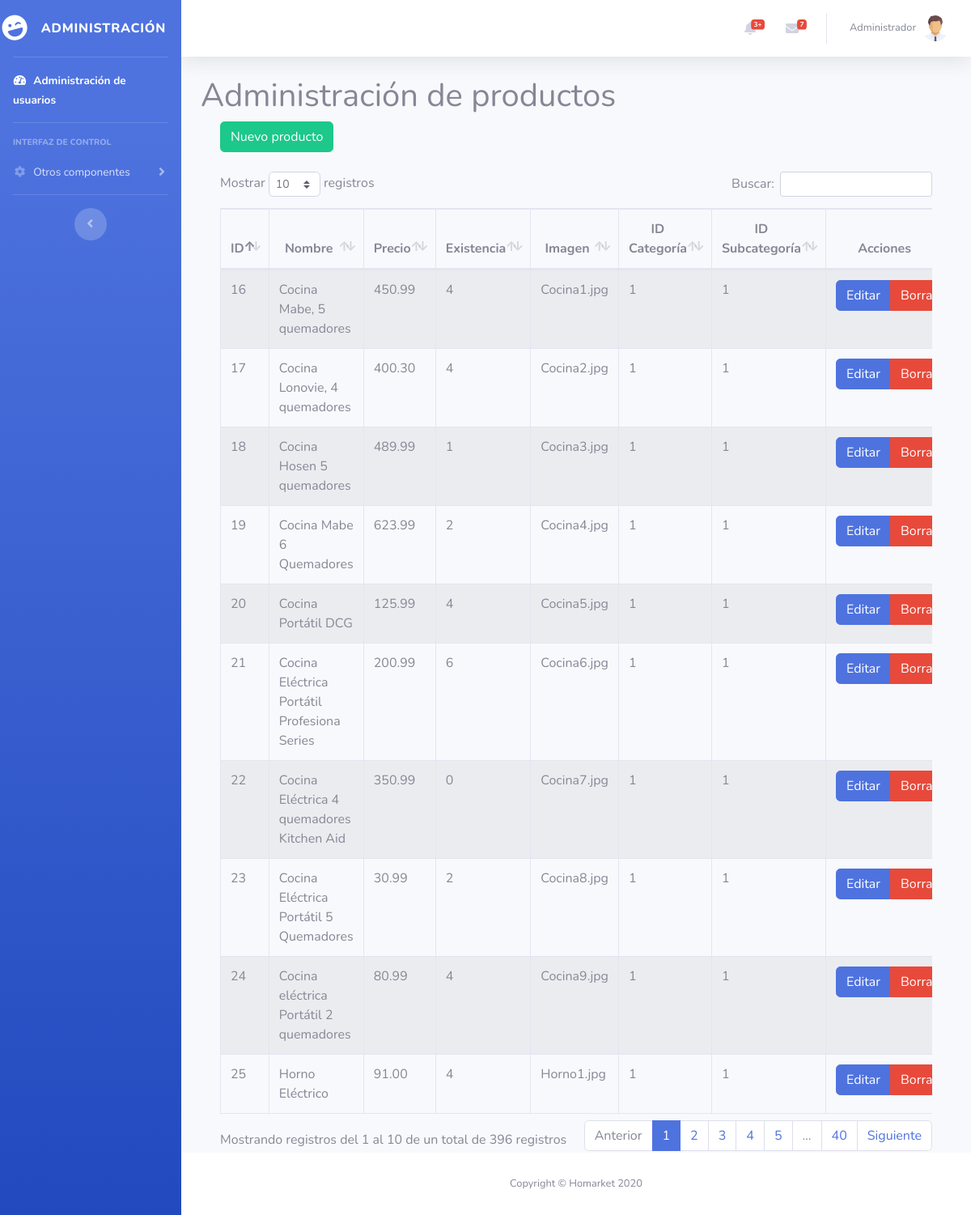
/buttons.php, run on the app's committed database.
### tables this page shows
CREATE TABLE `productos` (
  `id` int(11) NOT NULL,
  `nombre` varchar(50) NOT NULL,
  `precio` decimal(5,2) NOT NULL,
  `existencia` int(5) NOT NULL,
  `imagen` varchar(60) NOT NULL,
  `id_categoria` int(11) NOT NULL,
  `id_subcategoria` int(5) NOT NULL
);

### buttons.php (the view, shortened to what this page needs)
<?php require_once "vistas/parte_superior.php"?>
<div class="container">
    <h1>Administración de productos</h1>
 <?php
$objeto = new Conexion();
$conexion = $objeto->Conectar();
$consulta = "SELECT id, nombre, precio, existencia, imagen, id_categoria, id_subcategoria FROM productos";
$resultado = $conexion->prepare($consulta);
$resultado->execute();
$data=$resultado->fetchAll(PDO::FETCH_ASSOC);
?>
<div class="container">
        <div class="row">
            <div class="col-lg-12">
            <button id="btnNuevo" type="button" class="btn btn-success" data-toggle="modal">Nuevo producto</button>
            </div>
        </div>
    </div>
    <br>
<div class="container">
        <div class="row">
                <div class="col-lg-12">
                    <div class="table-responsive">
                        <table id="tablaProductos" class="table table-striped table-bordered table-condensed" style="width:100%">
                        <thead class="text-center">
                            <tr>
                                <th>ID</th>
                                <th>Nombre</th>
                                <th>Precio</th>
                                <th>Existencia</th>
                                <th>Imagen</th>
                                <th>ID Categoría</th>
                                <th>ID Subcategoría</th>
                                <th>Acciones</th>
                            </tr>
                        </thead>
                        <tbody>
                            <?php
                            foreach($data as $dat) {
                            ?>
                            <tr>
                                <td><?php echo $dat['id'] ?></td>
                                <td><?php echo $dat['nombre'] ?></td>
                                <td><?php echo $dat['precio'] ?></td>
                                <td><?php echo $dat['existencia'] ?></td>
                                <td><?php echo $dat['imagen'] ?></td>
                                <td><?php echo $dat['id_categoria'] ?></td>
                                <td><?php echo $dat['id_subcategoria'] ?></td>
                                <td></td>
                            </tr>
                            <?php
                                }
                            ?>
                        </tbody>
                       </table>
                    </div>
                </div>
        </div>
    </div>
</div>
<?php require_once "vistas/parte_inferior_2.php"?>

### vistas/parte_superior.php (shortened to what this page needs)
<!DOCTYPE html>
<html lang="en">
<head>
  <link href="vendor/fontawesome-free/css/all.min.css" rel="stylesheet" type="text/css">
  <link href="css/sb-admin-2.min.css" rel="stylesheet">
    <link rel="stylesheet" type="text/css" href="vendor/datatables/datatables.min.css"/>
    <link rel="stylesheet"  type="text/css" href="vendor/datatables/DataTables-1.10.18/css/dataTables.bootstrap4.min.css">
</head>
<body id="page-top">
  <div id="wrapper">
    <ul class="navbar-nav bg-gradient-primary sidebar sidebar-dark accordion" id="accordionSidebar">
      <a class="sidebar-brand d-flex align-items-center justify-content-center" href="index.php">
        <div class="sidebar-brand-icon rotate-n-15">
          <i class="fas fa-laugh-wink"></i>
        </div>
        <div class="sidebar-brand-text mx-3">ADMINISTRACIÓN</div>
      </a>
      <hr class="sidebar-divider my-0">
      <li class="nav-item active">
        <a class="nav-link" href="index.php">
          <i class="fas fa-fw fa-tachometer-alt"></i>
          <span>Administración de usuarios</span></a>
      </li>
      <hr class="sidebar-divider">
      <div class="sidebar-heading">
        INTERFAZ DE CONTROL
      </div>
      <li class="nav-item">
        <a class="nav-link collapsed" href="#" data-toggle="collapse" data-target="#collapseTwo" aria-expanded="true" aria-controls="collapseTwo">
          <i class="fas fa-fw fa-cog"></i>
          <span>Otros componentes</span>
        </a>
      </li>
      <hr class="sidebar-divider d-none d-md-block">
      <div class="text-center d-none d-md-inline">
        <button class="rounded-circle border-0" id="sidebarToggle"></button>
      </div>
    </ul>
    <div id="content-wrapper" class="d-flex flex-column">
      <div id="content">
        <nav class="navbar navbar-expand navbar-light bg-white topbar mb-4 static-top shadow">
          <ul class="navbar-nav ml-auto">
            <li class="nav-item dropdown no-arrow mx-1">
              <a class="nav-link dropdown-toggle" href="#" id="alertsDropdown" role="button" data-toggle="dropdown" aria-haspopup="true" aria-expanded="false">
                <i class="fas fa-bell fa-fw"></i>
                <span class="badge badge-danger badge-counter">3+</span>
              </a>
            </li>
            <li class="nav-item dropdown no-arrow mx-1">
              <a class="nav-link dropdown-toggle" href="#" id="messagesDropdown" role="button" data-toggle="dropdown" aria-haspopup="true" aria-expanded="false">
                <i class="fas fa-envelope fa-fw"></i>
                <span class="badge badge-danger badge-counter">7</span>
              </a>
            </li>
            <li class="nav-item dropdown no-arrow">
              <a class="nav-link dropdown-toggle" href="#" id="userDropdown" role="button" data-toggle="dropdown" aria-haspopup="true" aria-expanded="false">
                <span class="mr-2 d-none d-lg-inline text-gray-600 small">Administrador</span>
                <img class="img-profile rounded-circle" src="img/user.png">
              </a>
            </li>
          </ul>
        </nav>

### vistas/parte_inferior_2.php (shortened to what this page needs)
      </div>
      <footer class="sticky-footer bg-white">
        <div class="container my-auto">
          <div class="copyright text-center my-auto">
            <span>Copyright &copy; Homarket 2020</span>
          </div>
        </div>
      </footer>
    </div>
  </div>
</body>
</html>

### data on the page
productos: id "16", nombre "Cocina Mabe, 5 quemadores", precio "450.99", existencia "4", imagen "Cocina1.jpg", id_categoria "1", id_subcategoria "1"
productos: id "17", nombre "Cocina Lonovie, 4 quemadores", precio "400.30", existencia "4", imagen "Cocina2.jpg", id_categoria "1", id_subcategoria "1"
productos: id "18", nombre "Cocina Hosen 5 quemadores", precio "489.99", existencia "1", imagen "Cocina3.jpg", id_categoria "1", id_subcategoria "1"
productos: id "19", nombre "Cocina Mabe 6 Quemadores", precio "623.99", existencia "2", imagen "Cocina4.jpg", id_categoria "1", id_subcategoria "1"
productos: id "20", nombre "Cocina Portátil DCG", precio "125.99", existencia "4", imagen "Cocina5.jpg", id_categoria "1", id_subcategoria "1"
productos: id "21", nombre "Cocina Eléctrica Portátil Profesiona Series", precio "200.99", existencia "6", imagen "Cocina6.jpg", id_categoria "1", id_subcategoria "1"
productos: id "22", nombre "Cocina Eléctrica 4 quemadores Kitchen Aid", precio "350.99", existencia "0", imagen "Cocina7.jpg", id_categoria "1", id_subcategoria "1"
productos: id "23", nombre "Cocina Eléctrica Portátil 5 Quemadores", precio "30.99", existencia "2", imagen "Cocina8.jpg", id_categoria "1", id_subcategoria "1"
productos: id "24", nombre "Cocina eléctrica Portátil 2 quemadores", precio "80.99", existencia "4", imagen "Cocina9.jpg", id_categoria "1", id_subcategoria "1"
productos: id "25", nombre "Horno Eléctrico", precio "91.00", existencia "4", imagen "Horno1.jpg", id_categoria "1", id_subcategoria "1"
